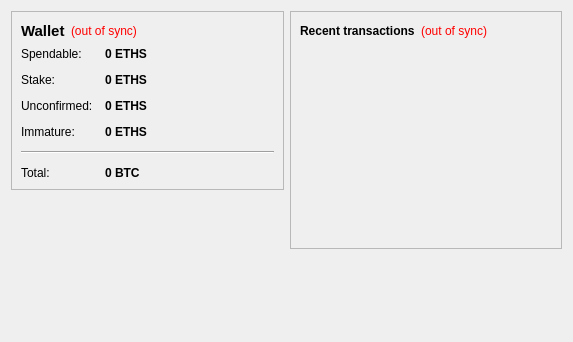
<?xml version="1.0" encoding="UTF-8"?>
<ui version="4.0">
 <class>OverviewPage</class>
 <widget class="QWidget" name="OverviewPage">
  <property name="geometry">
   <rect>
    <x>0</x>
    <y>0</y>
    <width>573</width>
    <height>342</height>
   </rect>
  </property>
  <property name="windowTitle">
   <string>Form</string>
  </property>
  <layout class="QHBoxLayout" name="horizontalLayout" stretch="1,1">
   <item>
    <layout class="QVBoxLayout" name="verticalLayout_2">
     <item>
      <widget class="QFrame" name="frame">
       <property name="frameShape">
        <enum>QFrame::StyledPanel</enum>
       </property>
       <property name="frameShadow">
        <enum>QFrame::Raised</enum>
       </property>
       <layout class="QVBoxLayout" name="verticalLayout_4">
        <item>
         <layout class="QHBoxLayout" name="horizontalLayout_4">
          <item>
           <widget class="QLabel" name="label_5">
            <property name="font">
             <font>
              <pointsize>11</pointsize>
              <weight>75</weight>
              <bold>true</bold>
             </font>
            </property>
            <property name="text">
             <string>Wallet</string>
            </property>
           </widget>
          </item>
          <item>
           <widget class="QLabel" name="labelWalletStatus">
            <property name="toolTip">
             <string>The displayed information may be out of date. Your wallet automatically synchronizes with the EthereumScrypt network after a connection is established, but this process has not completed yet.</string>
            </property>
            <property name="styleSheet">
             <string notr="true">QLabel { color: red; }</string>
            </property>
            <property name="text">
             <string notr="true">(out of sync)</string>
            </property>
            <property name="alignment">
             <set>Qt::AlignLeading|Qt::AlignLeft|Qt::AlignVCenter</set>
            </property>
           </widget>
          </item>
          <item>
           <spacer name="horizontalSpacer_2">
            <property name="orientation">
             <enum>Qt::Horizontal</enum>
            </property>
            <property name="sizeHint" stdset="0">
             <size>
              <width>40</width>
              <height>20</height>
             </size>
            </property>
           </spacer>
          </item>
         </layout>
        </item>
        <item>
         <layout class="QFormLayout" name="formLayout_2">
          <property name="fieldGrowthPolicy">
           <enum>QFormLayout::AllNonFixedFieldsGrow</enum>
          </property>
          <property name="horizontalSpacing">
           <number>12</number>
          </property>
          <property name="verticalSpacing">
           <number>12</number>
          </property>
          <item row="0" column="0">
           <widget class="QLabel" name="label">
            <property name="text">
             <string>Spendable:</string>
            </property>
           </widget>
          </item>
          <item row="0" column="1">
           <widget class="QLabel" name="labelBalance">
            <property name="font">
             <font>
              <weight>75</weight>
              <bold>true</bold>
             </font>
            </property>
            <property name="cursor">
             <cursorShape>IBeamCursor</cursorShape>
            </property>
            <property name="toolTip">
             <string>Your current spendable balance</string>
            </property>
            <property name="text">
             <string notr="true">0 ETHS</string>
            </property>
            <property name="textInteractionFlags">
             <set>Qt::LinksAccessibleByMouse|Qt::TextSelectableByKeyboard|Qt::TextSelectableByMouse</set>
            </property>
           </widget>
          </item>
          <item row="1" column="0">
           <widget class="QLabel" name="label_6">
            <property name="text">
             <string>Stake:</string>
            </property>
           </widget>
          </item>
          <item row="1" column="1">
           <widget class="QLabel" name="labelStake">
            <property name="font">
             <font>
              <weight>75</weight>
              <bold>true</bold>
             </font>
            </property>
            <property name="cursor">
             <cursorShape>IBeamCursor</cursorShape>
            </property>
            <property name="toolTip">
             <string>Total of coins that was staked, and do not yet count toward the current balance</string>
            </property>
            <property name="text">
             <string notr="true">0 ETHS</string>
            </property>
            <property name="textInteractionFlags">
             <set>Qt::LinksAccessibleByMouse|Qt::TextSelectableByKeyboard|Qt::TextSelectableByMouse</set>
            </property>
           </widget>
          </item>
          <item row="2" column="0">
           <widget class="QLabel" name="label_3">
            <property name="text">
             <string>Unconfirmed:</string>
            </property>
           </widget>
          </item>
          <item row="2" column="1">
           <widget class="QLabel" name="labelUnconfirmed">
            <property name="font">
             <font>
              <weight>75</weight>
              <bold>true</bold>
             </font>
            </property>
            <property name="cursor">
             <cursorShape>IBeamCursor</cursorShape>
            </property>
            <property name="toolTip">
             <string>Total of transactions that have yet to be confirmed, and do not yet count toward the current balance</string>
            </property>
            <property name="text">
             <string notr="true">0 ETHS</string>
            </property>
            <property name="textInteractionFlags">
             <set>Qt::LinksAccessibleByMouse|Qt::TextSelectableByKeyboard|Qt::TextSelectableByMouse</set>
            </property>
           </widget>
          </item>
          <item row="3" column="0">
           <widget class="QLabel" name="labelImmatureText">
            <property name="text">
             <string>Immature:</string>
            </property>
           </widget>
          </item>
          <item row="3" column="1">
           <widget class="QLabel" name="labelImmature">
            <property name="font">
             <font>
              <weight>75</weight>
              <bold>true</bold>
             </font>
            </property>
            <property name="toolTip">
             <string>Mined balance that has not yet matured</string>
            </property>
            <property name="text">
             <string notr="true">0 ETHS</string>
            </property>
            <property name="textInteractionFlags">
             <set>Qt::LinksAccessibleByMouse|Qt::TextSelectableByKeyboard|Qt::TextSelectableByMouse</set>
            </property>
           </widget>
          </item>
          <item row="4" column="0" colspan="2">
           <widget class="Line" name="line">
            <property name="orientation">
             <enum>Qt::Horizontal</enum>
            </property>
           </widget>
          </item>
          <item row="5" column="0">
           <widget class="QLabel" name="labelTotalText">
            <property name="text">
             <string>Total:</string>
            </property>
           </widget>
          </item>
          <item row="5" column="1">
           <widget class="QLabel" name="labelTotal">
            <property name="font">
             <font>
              <weight>75</weight>
              <bold>true</bold>
             </font>
            </property>
            <property name="cursor">
             <cursorShape>IBeamCursor</cursorShape>
            </property>
            <property name="toolTip">
             <string>Your current total balance</string>
            </property>
            <property name="text">
             <string notr="true">0 BTC</string>
            </property>
            <property name="textInteractionFlags">
             <set>Qt::LinksAccessibleByMouse|Qt::TextSelectableByKeyboard|Qt::TextSelectableByMouse</set>
            </property>
           </widget>
          </item>
         </layout>
        </item>
       </layout>
      </widget>
     </item>
     <item>
      <spacer name="verticalSpacer">
       <property name="orientation">
        <enum>Qt::Vertical</enum>
       </property>
       <property name="sizeHint" stdset="0">
        <size>
         <width>20</width>
         <height>40</height>
        </size>
       </property>
      </spacer>
     </item>
    </layout>
   </item>
   <item>
    <layout class="QVBoxLayout" name="verticalLayout_3">
     <item>
      <widget class="QFrame" name="frame_2">
       <property name="frameShape">
        <enum>QFrame::StyledPanel</enum>
       </property>
       <property name="frameShadow">
        <enum>QFrame::Raised</enum>
       </property>
       <layout class="QVBoxLayout" name="verticalLayout">
        <item>
         <layout class="QHBoxLayout" name="horizontalLayout_2">
          <item>
           <widget class="QLabel" name="label_4">
            <property name="text">
             <string>&lt;b&gt;Recent transactions&lt;/b&gt;</string>
            </property>
           </widget>
          </item>
          <item>
           <widget class="QLabel" name="labelTransactionsStatus">
            <property name="toolTip">
             <string>The displayed information may be out of date. Your wallet automatically synchronizes with the EthereumScrypt network after a connection is established, but this process has not completed yet.</string>
            </property>
            <property name="styleSheet">
             <string notr="true">QLabel { color: red; }</string>
            </property>
            <property name="text">
             <string notr="true">(out of sync)</string>
            </property>
            <property name="alignment">
             <set>Qt::AlignRight|Qt::AlignTrailing|Qt::AlignVCenter</set>
            </property>
           </widget>
          </item>
          <item>
           <spacer name="horizontalSpacer">
            <property name="orientation">
             <enum>Qt::Horizontal</enum>
            </property>
            <property name="sizeHint" stdset="0">
             <size>
              <width>40</width>
              <height>20</height>
             </size>
            </property>
           </spacer>
          </item>
         </layout>
        </item>
        <item>
         <widget class="QListView" name="listTransactions">
          <property name="styleSheet">
           <string notr="true">QListView { background: transparent; }</string>
          </property>
          <property name="frameShape">
           <enum>QFrame::NoFrame</enum>
          </property>
          <property name="verticalScrollBarPolicy">
           <enum>Qt::ScrollBarAlwaysOff</enum>
          </property>
          <property name="horizontalScrollBarPolicy">
           <enum>Qt::ScrollBarAlwaysOff</enum>
          </property>
          <property name="selectionMode">
           <enum>QAbstractItemView::NoSelection</enum>
          </property>
         </widget>
        </item>
       </layout>
      </widget>
     </item>
     <item>
      <spacer name="verticalSpacer_2">
       <property name="orientation">
        <enum>Qt::Vertical</enum>
       </property>
       <property name="sizeHint" stdset="0">
        <size>
         <width>20</width>
         <height>40</height>
        </size>
       </property>
      </spacer>
     </item>
    </layout>
   </item>
  </layout>
 </widget>
 <resources/>
 <connections/>
</ui>
